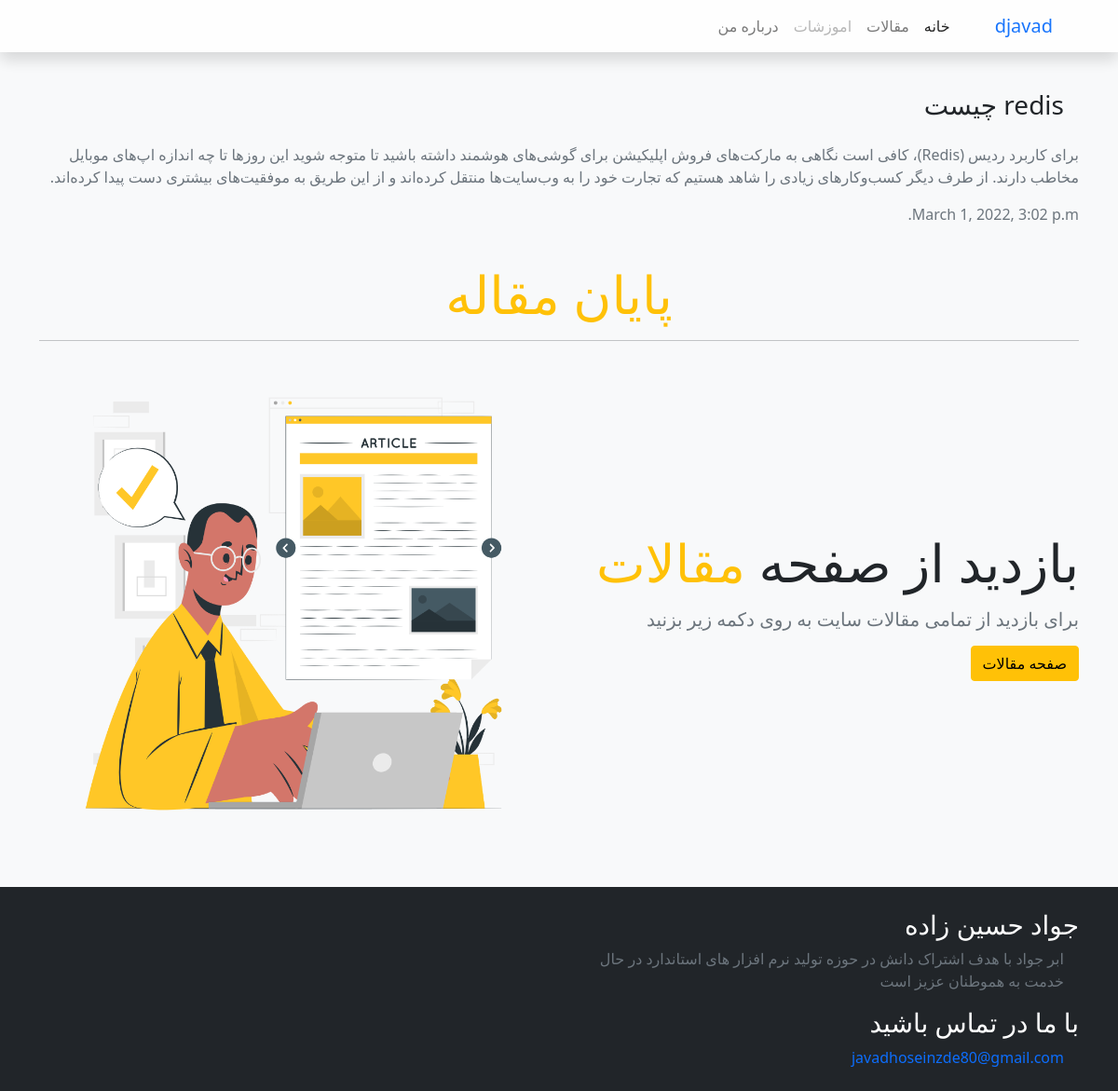
The page /detail/redis/ on the database its author committed.
### mysite/models.py (models this page shows, shortened)
class Article(models.Model):
	title = models.CharField(max_length=100)
	slug = models.SlugField(max_length=100, unique=True, null=True)
	description = models.TextField()
	status = models.BooleanField(default=False)
	time = models.DateTimeField(auto_now_add=True)

### mysite/views.py (the view)
# urls.py: path("detail/<slug:slug>/",ArticleDetailView.as_view(), name="detail"),
class ArticleDetailView(DetailView):
	template_name = "article/articledetail.html"
	def get_queryset(self):
		global articles
		slug = self.kwargs.get("slug")
		articles = get_object_or_404(Article, slug=slug)
		return Article.objects.filter(slug=slug)
	def get_context_data(self, **kwargs):
		context =  super().get_context_data(**kwargs)
		context["articles"] = articles
		return context

### templates/article/articledetail.html
{% extends "base.html" %}
{% block content %}
<div class="container">
	<br>
	<div class="row">
		<div class="col-12">
			<h3 class="p-3">
				{{articles.title}}
			</h3>
			<p class="text-muted">
				{{articles.description}}
			</p>
			<p class="text-muted">
				{{articles.time}}
			</p>
		</div>
	</div>
</div>
{% endblock %}
{% block up-header %}
<div class="py-4">
	<div class="container">
		<h2 class="display-4 text-center text-warning">پایان مقاله</h2>
		<hr>
		<div class="row align-items-center">
			<div class="col-md-6">
				<h2 class="display-4">
					بازدید از صفحه <span class="text-warning">مقالات</span>
					<p class="lead text-muted mb- mt-3">
						برای بازدید از تمامی مقالات سایت به روی دکمه زیر بزنید
					</p>
					<div class="text-center text-md-end">
						<a href="{% url 'mysite:infos' %}" class="btn btn-warning">صفحه مقالات</a>
					</div>
				</h2>
			</div>
			<div class="col-md-6">
				<img class="img-fluid" src="/media/media/3.png">
			</div>
		</div>
	</div>
</div>
{% endblock %}

### templates/base.html (style rules this page uses)
a { text-decoration: auto; }

### rows shown on the page
Article: title "redis چیست", description "برای کاربرد ردیس (Redis)، کافی است نگاهی به مارکت‌های فروش اپلیکیشن برای گوشی‌های هوشمند داشته باشید تا متوجه شوید این روزها تا چه اندازه اپ‌های موبایل مخاطب دارند. از طرف دیگر کسب‌و‌کارهای زیادی را شاهد هستیم که تجارت خود را به وب‌سایت‌ها منتقل کرده‌اند و از این طریق به موفقیت‌های بیشتری دست ‌پیدا کرده‌‌اند.", time "March 1, 2022, 3:02 p.m."
